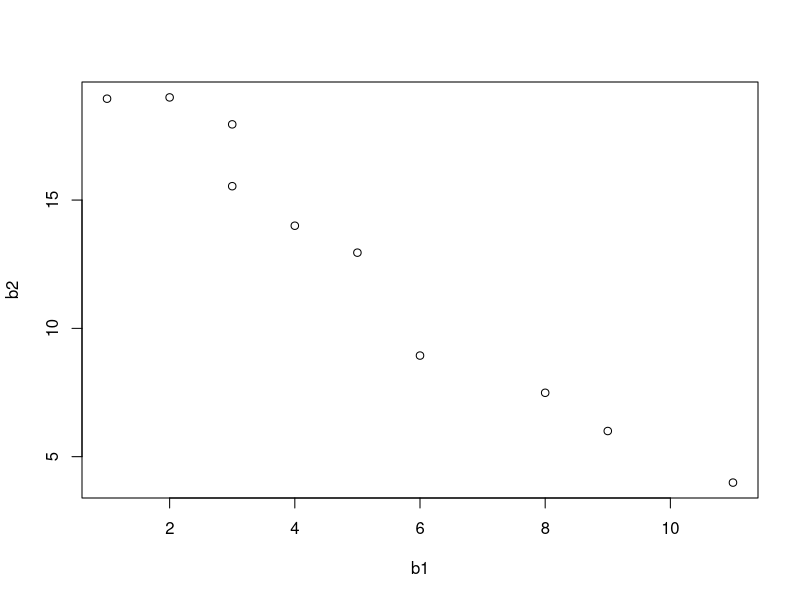
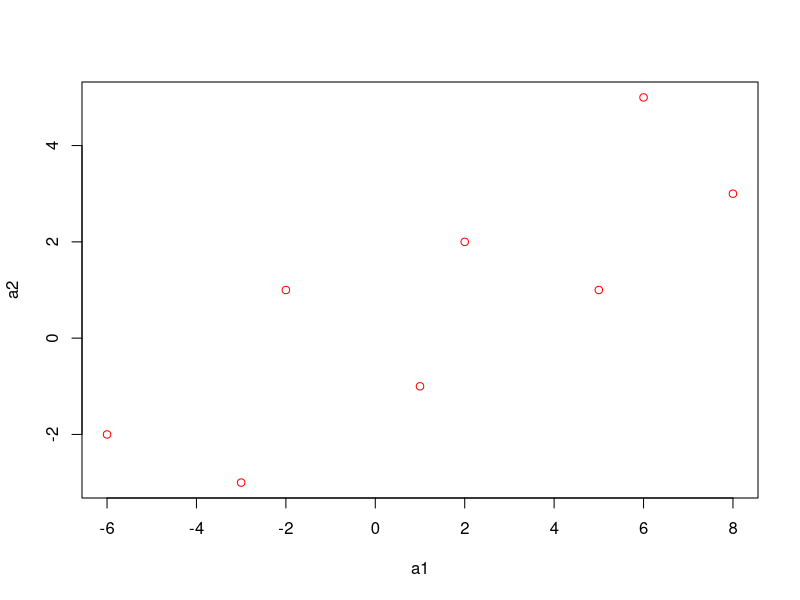

The R source for these figures, in order:
#ejercicio 1.1 pg. 37
x1 <- c(3,4,2,6,8,2,5)
x2 <- c(5,5.5,4,7,10,5,7.5)
xb1 <- mean(x1)
xb2 <- mean(x2)
s11 <- var(x1)
s22 <- var(x2)
s12 <- cov(x1,x2)

#Ejercicio 1.2
# a)
b1 <- c(1,2,3,3,4,5,6,8,9,11)
b2 <- c(18.95,19,17.95,15.54,14,12.95,8.94,7.49,6,3.99)

plot(b1,b2)

# b)
# s12 es negativo

#c) 
b1bar <- mean(b1)
b2bar <- mean(b2)
cov(b1,b2)
cor(b1,b2)

#d) 
bbar <- c(mean(b1),mean(b2))
b <- cbind(b1,b2)
cov(b)
cor(b)

#Ejercicio 1.3
x1 <- c(9,2,6,5,8)
x2 <- c(12,8,6,4,10)
x3 <- c(3,4,0,2,1)
x <- cbind(x1,x2,x3)
cov(x)
cor(x)

#Ejercicio 1.9
# a)
a1 <- c(-6,-3,-2,1,2,5,6,8)
a2 <- c(-2,-3,1,-1,2,1,5,3)


plot(a1,a2,col='red')

# b)
Rotar <- function(a){
  # Funcion que rota vector de un angulo a en radianes 
  m <- matrix(c(cos(a),sin(a),-sin(a),cos(a)), nrow = 2, byrow = TRUE)
  return(m)
}
a <- cbind(a1,a2)
ar <- a %*%Rotar(26*pi/180)
am1 <- ar[,1]
am2 <- ar[,2]
# c)
s11m <- var(am1)
s22m <- var(am2)

# d)
y <- c(4,-2)
ym <- y%*%Rotar(26*pi/180)

# distancia al origen de 
A <- (ym[1]^2)/s11m
B <- (ym[2]^2)/s22m

